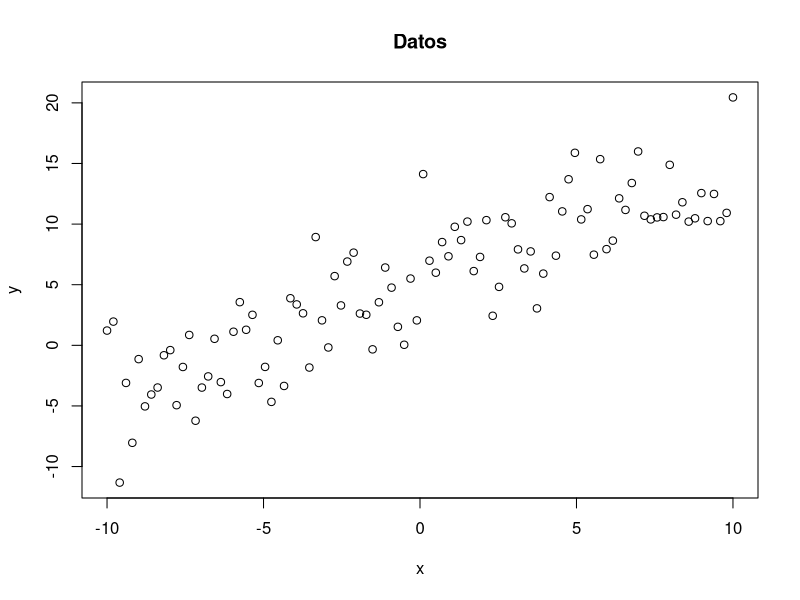
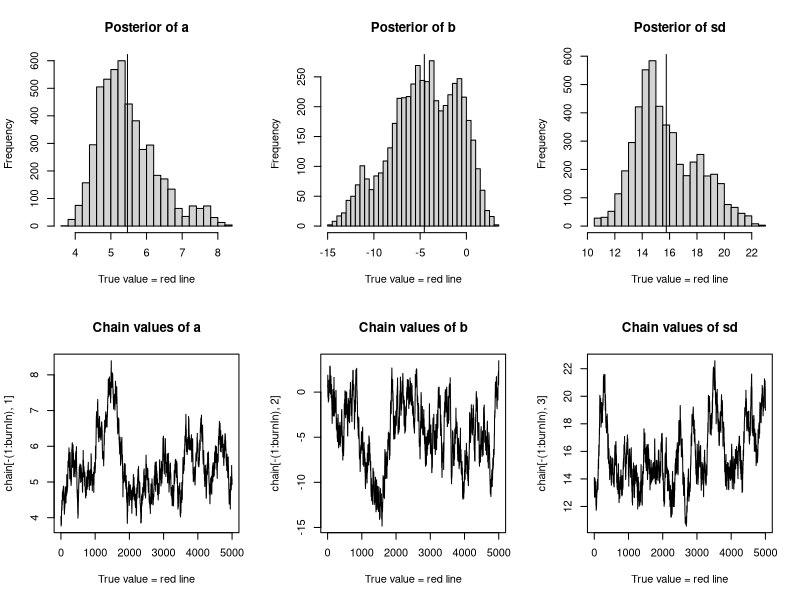

Here is the R script that generated these plots, in order:
rm(list=ls())
set.seed(28112016)
n = 100
A <- 1
B <- 5
C <- 3
x <- seq(-10, 10, length.out = n)
y <- A*x + B + rnorm(n, mean=0, sd=C)

data  <- read.csv("cheese.csv")

plot(x, y, main="Datos")

loglikelihood <- function(x, y, theta){
  a   <- theta[1]
  b   <- theta[2]
  std <- theta[3]
  
  yy <- a*x+b
  singleLikelihood <- dnorm(y, mean=yy, sd=std, log=T)
  sumll <- sum(singleLikelihood)
  return(sumll)
}

logprior <- function(theta){
  a   <- theta[1]
  b   <- theta[2]
  std <- theta[3]
  
  aa <- dunif(a, min=0, max=50, log=T)
  bb <- dnorm(b, sd=5, log=T)     #jump size
  std0 <- dunif(std, min=0, max=50, log=T)
  return(aa+bb+std0)
}

logposteriori <- function(x, y, theta){
  return(loglikelihood(x, y, theta) + logprior(theta))
}

proposal <- function(theta){
  a   <- theta[1]
  b   <- theta[2]
  std <- theta[3]
  #sd is jump size
  return(rnorm(3, mean=c(a,b,std), sd=c(0.1, 0.5, 0.3)))
}

runMCMC <- function(x, y, startValue, iterations){
  chain <- array(dim = c(iterations+1,3))
  chain[1,] <- startValue
  for (i in 1:iterations){
    prop <- proposal(chain[i,])
    probab <- exp(logposteriori(x,y,prop)- logposteriori(x,y,chain[i,]))
    if(runif(1) < probab){
      chain[i+1, ] = prop
    } else {
      chain[i+1, ] = chain[i, ]
      #i <- i-1
    }
    print(chain[i,])
    print(i)
    #readkey()
  }
  return(chain)
}

readkey <- function()
{
  cat ("Press [enter] to continue")
  line <- readline()
}

theta0 <- c(1,1,1)
#chain <- runMCMC(x, y, startValue = theta0, iterations=10000)
chain <- runMCMC(data$Acetic, data$taste, startValue = theta0, iterations=10000)
burnIn <- 5000
acceptance <- 1 - mean(duplicated(chain[-(1:burnIn), ]))

###Summary
par(mfrow=c(2,3))
hist(chain[-(1:burnIn), 1], nclass=30, main='Posterior of a', xlab='True value = red line')
abline(v=mean(chain[-(1:burnIn), 1]))
abline(v=A, col='red')
hist(chain[-(1:burnIn), 2], nclass=30, main='Posterior of b', xlab='True value = red line')
abline(v=mean(chain[-(1:burnIn), 2]))
abline(v=B, col='red')
hist(chain[-(1:burnIn), 3], nclass=30, main='Posterior of sd', xlab='True value = red line')
abline(v=mean(chain[-(1:burnIn), 3]))
abline(v=C, col='red')

plot(chain[-(1:burnIn),1], type = "l", xlab="True value = red line" , main = "Chain values of a" )
abline(h = A, col="red" )
plot(chain[-(1:burnIn),2], type = "l", xlab="True value = red line" , main = "Chain values of b" )
abline(h = B, col="red" )
plot(chain[-(1:burnIn),3], type = "l", xlab="True value = red line" , main = "Chain values of sd" )
abline(h = C, col="red" )

summary(lm(y~x))
